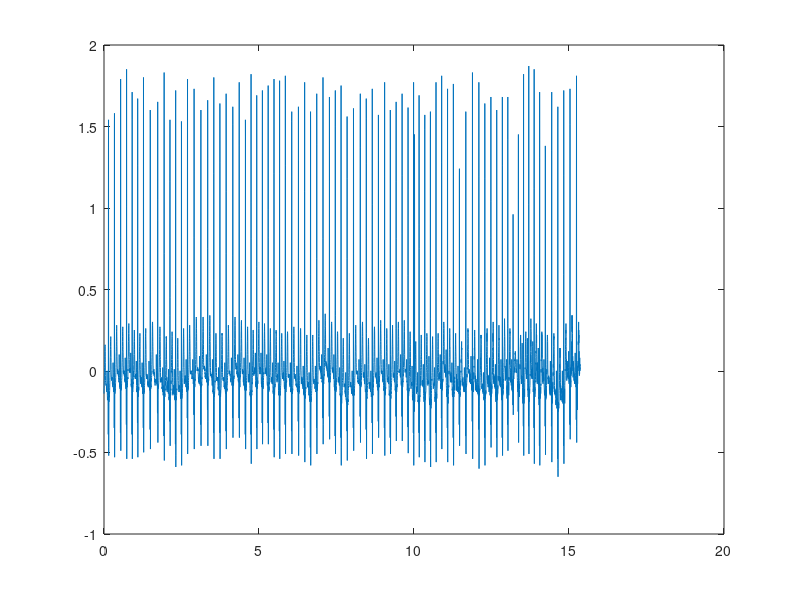

Write MATLAB code to recreate this figure. (Note: this script raises an error after producing the figure.)
clear;
close all;
clc;
load idealECG.mat;

% Data construction
n=(0:length(idealECG)-1);
t=n/500;
SNR=10;
fs=50;

y_i=idealECG-mean(idealECG);
nwg=awgn(y_i,10,'measured')-y_i;
n50= 0.2* sin(2*pi*fs*t);

noise=nwg+n50;
xn=y_i+noise;

% Declare samples for part1
Y_start=335;
Y_stop=414;
X_start=413;
X_stop=432;

figure;
plot(t,y_i);
xline(Y_start/500,'--r');
xline(Y_stop/500,'--r');
title("Ideal ECG signal - y_i(n)");
ylabel("Amplitude(mV)");
xlabel("Time(s)");

figure;
plot(t,xn);
xline(X_start/500,'--r');
xline(X_stop/500,'--r');
title("Noise added signal[x(n)]");
xlabel("Time(s)");
ylabel("Amplitude(mV)");

single_beat=y_i(:,Y_start:Y_stop);
figure;
plot((0:length(single_beat)-1)/500,single_beat);
title('Single beat of y_i(n)');
xlabel("Time(s)");
ylabel("Amplitude(mV)");

noise_signal=noise(:,X_start:X_stop);
figure;
plot((0:length(noise_signal)-1)/500,noise_signal);
title("Noise");
xlabel("Time(s)");
ylabel("Amplitude(mV)");

noise_replicated = repmat(noise_signal,[1,4]);
noise_replicated=noise_replicated(1:80);
plot((0:length(noise_replicated)-1)/500,noise_replicated);
title('noise replicated');


% Part 2 signal construction
[linear_model,time]=getLinearModel(Y_start,Y_stop,500);
plot(time,linear_model);
title('Linear model of the sigle beat');
xlabel('Time(s)');
ylabel('Amplitude(mV)');


% 1.1 Discrete-Time domain implimentation of Wiener filter
% 
% (a)
arbitrary_order=11;

% With part 1
w1=wienerD(single_beat,noise_replicated,arbitrary_order);

% With part 2

w2=wienerD(linear_model,noise_replicated,arbitrary_order);

fprintf ("The arbitary order is %d\n",arbitrary_order );
fprintf (" Weights for Part 1 : \n" );
disp(w1);
fprintf (" Weights for Part 2 : \n");
disp(w2);

new_filtered_signal=wienerFilteredSignal(xn,w1);
figure;
hold on;
plot(t,y_i,t,xn,t,new_filtered_signal);
legend('Original signal','Noisy signal','Filtered signal');
hold off;
title("Compare the signals");
ylabel('Voltage(mV)');
xlabel('Time(s)');

range_of_filter_order=70;
mean_sq_error1=zeros(1,range_of_filter_order);
mean_sq_error2=zeros(1,range_of_filter_order);

noisy_signal=xn(:,Y_start:Y_stop);
for order=2:range_of_filter_order
    w1=wienerD(single_beat,noise_replicated,order);
    w2=wienerD(linear_model,noise_replicated,order);
    part1_filtered=wienerFilteredSignal(noisy_signal,w1);
    part2_filtered=wienerFilteredSignal(noisy_signal,w2);
    mean_sq_error1(order)=immse(single_beat,part1_filtered);
    mean_sq_error2(order)=immse(single_beat,part2_filtered);
end

figure;
plot(mean_sq_error1)
hold on;
[minimum_MSE1, corresponding_order] = min(mean_sq_error1(2:70));
scatter(corresponding_order+1, minimum_MSE1, 'MarkerFaceColor','k');
title('MSE vs Wiener Filter Order for part 1')
xlabel('Filter Order')
ylabel('Mean Square Error');
hold off;
figure;
hold on;
plot(mean_sq_error2)
[minimum_MSE2, corresponding_order2] = min(mean_sq_error2(2:70));
scatter(corresponding_order2+1, minimum_MSE2, 'MarkerFaceColor','k');
hold off;
title('MSE vs Wiener Filter Order for part 2')
xlabel('Filter Order')
ylabel('Mean Square Error');


%Part 1
wienerWeights_for_optimum_order1 = wienerD(single_beat, noise_replicated, corresponding_order+1);

% Obtaining the magnitude response of the filter
fvtool(wienerWeights_for_optimum_order1,1);


%Part 2
wienerWeights_for_optimum_order2 = wienerD(single_beat, noise_replicated, corresponding_order2+1);

% Obtaining the magnitude response of the filter
fvtool(wienerWeights_for_optimum_order2,1);

%Part 1
optimum_filtered_signal=wienerFilteredSignal(xn,wienerWeights_for_optimum_order1);
figure;
plot(t,y_i,t,xn,t,noise,t,optimum_filtered_signal);
legend('Ideal signal','Noisy signal','noise','filtered signal');
title('Comparison of the designed filter for part 1');
xlabel('Time(s)');
ylabel('Voltage(mV)');

%Part 2
optimum_filtered_signal2=wienerFilteredSignal(xn,wienerWeights_for_optimum_order2);
figure;
plot(t,y_i,t,xn,t,noise,t,optimum_filtered_signal2);
legend('Ideal signal','Noisy signal','noise','filtered signal');
title('Comparison of the designed filter for part 2');
xlabel('Time(s)');
ylabel('Voltage(mV)');

[spectra_1,freq_1] = periodogram(y_i,[],[],fs);
[spectra_2,freq_2] = periodogram(noise,[],[],fs);
[spectra_3,freq_3] = periodogram(xn,[],[],fs);
[spectra_4,freq_4] = periodogram(optimum_filtered_signal,[],[],fs);
[spectra_5,freq_5] = periodogram(optimum_filtered_signal2,[],[],fs);

figure;
hold on;
plot(freq_1,10*log10(spectra_1))
plot(freq_2,10*log10(spectra_2))
plot(freq_3,10*log10(spectra_3))
plot(freq_4,10*log10(spectra_4))
plot(freq_5,10*log10(spectra_5))
hold off;
ylim([-100,0])

legend('Ideal ECG Signal','Noise signal', 'Noisy ECG signal','Filtered Signal part 1','Filtered Signal part 2')
title('Power Spectral Density Comparison between the Signals')
xlabel('Frequency (Hz)')
ylabel('dB/Hz');

%%
%1.2 Frequency domain analysis

[FreqDomainFilt_signal, w_fd] = wienerFD(y_i, noise, xn);

% Plotting the signals in time domain
figure();
plot(t, y_i,t, xn,t, FreqDomainFilt_signal)
legend('Ideal ECG','Noisy ECG','Wiener Filtered ECG')
title(['Impact of Wiener Filtering in Frequency Domain'])
xlabel('Time (s)')
ylabel('Amplitude (mV)');

[spectra_1_new, freq_1_new] = periodogram(y_i,[],[],fs);
[spectra_2_new, freq_2_new] = periodogram(noise,[],[],fs);
[spectra_3_new, freq_3_new] = periodogram(xn,[],[],fs);
[spectra_4_new, freq_4_new] = periodogram(FreqDomainFilt_signal,[],[],fs);

% Plotting the PSDs of the signals
figure();
hold on;
plot(freq_1_new, 10*log10(spectra_1_new))
plot(freq_2_new, 10*log10(spectra_2_new))
plot(freq_3_new, 10*log10(spectra_3_new))
plot(freq_4_new, 10*log10(spectra_4_new))
hold off;
ylim([-100 0])
legend('Ideal ECG Signal','Noise Signal','Noisy ECG Signal','Wiener Filtered Signal (in Frequency Domain)')
title('PSD Comparison between the Signals')
xlabel('Frequency (Hz)')
ylabel('dB/Hz');

%1.2.2
MSE_freq_domain = immse(FreqDomainFilt_signal, y_i);
fprintf('Mean squared error of part 1: %f.5\n',minimum_MSE1);
fprintf('Mean squared error of part 2: %f.5\n',minimum_MSE2);
fprintf('Mean squared error after frequency domain anlysis: %f.5\n',MSE_freq_domain);

% Plotting the signals
figure('Name', 'Comparison between the Filtered Signals')
hold on;
plot(t,y_i)
plot(t,optimum_filtered_signal)
plot(t,optimum_filtered_signal2)
plot(t,FreqDomainFilt_signal)
hold off;

legend('Desired ECG Signal','Time Domain Wiener Filtered Signal-part1', 'Time Domain Wiener Filtered Signal-part2','Frequency Domain Wiener Filtered Signal')
title(['Comparison between Signals Filtered in Time and Frequency Domain'])
xlabel('Time (s)')
ylabel('Amplitude (mV)');
%%
% 1.3 
% Data construction
t1 = t(1:length(t)/2);
t2 = t(length(t)/2+1:end);

n50_new = 0.2*sin(2*pi*50*t1);
n100 = 0.3*sin(2*pi*100*t2);
tot_non_white_noise=[n50_new n100];
nwg_new = awgn(y_i,10,'measured')-y_i;
Total_noise = nwg_new + tot_non_white_noise;

xn_new = y_i+Total_noise;

% 1.3 (a) 
% Using 1.2 
[FreqDomainFilt_signal_new, w_fd_new] = wienerFD(y_i, Total_noise, xn_new);

%1.3 (b)
figure;
plot(t,y_i,t,xn_new,t,FreqDomainFilt_signal_new);
title("Comparison of filtered signal with ideal and noisy signals");
xlabel('Time(s)');
ylabel("Voltage(mV)");
legend('Ideal Signal','Noisy Signal','Wiener filtered signal')

[spectra_1_new, freq_1_new] = periodogram(y_i,[],[],fs);
[spectra_2_new, freq_2_new] = periodogram(Total_noise,[],[],fs);
[spectra_3_new, freq_3_new] = periodogram(xn_new,[],[],fs);
[spectra_4_new, freq_4_new] = periodogram(FreqDomainFilt_signal_new,[],[],fs);

% Plotting the PSDs of the signals
figure();
hold on;
plot(freq_1_new, 10*log10(spectra_1_new))
plot(freq_2_new, 10*log10(spectra_2_new))
plot(freq_3_new, 10*log10(spectra_3_new))
plot(freq_4_new, 10*log10(spectra_4_new))
hold off;
ylim([-100 0])
legend('Ideal ECG Signal','Noise Signal','Noisy ECG Signal','Wiener Filtered Signal')
title('PSD Comparison between the Signals')
xlabel('Frequency (Hz)')
ylabel('dB/Hz');